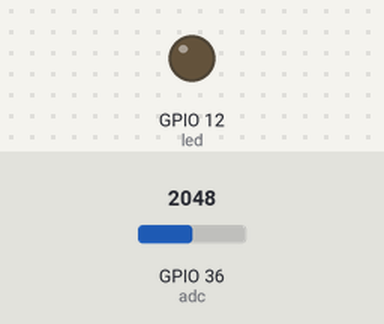
Bench run of a program on a simulated ESP32 board running MicroPython. Shown: output pins drawn as LEDs (lit = HIGH). The inputs (shaded band) are chosen by the test bench; at power-on: GPIO 36 (adc) = 2048 (analog values on the 0–4095 scale).

Above: at 1.2 s.
1.3 s: GPIO 36 (adc) set to 3153
2.8 s: GPIO 36 (adc) set to 3243
At 3.3 s:
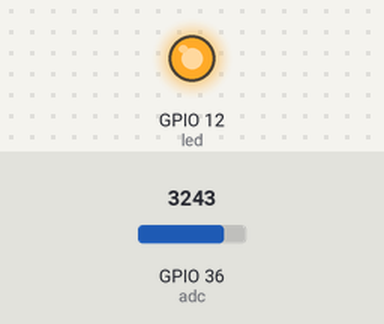
4.3 s: GPIO 36 (adc) set to 2866
At 5.5 s:
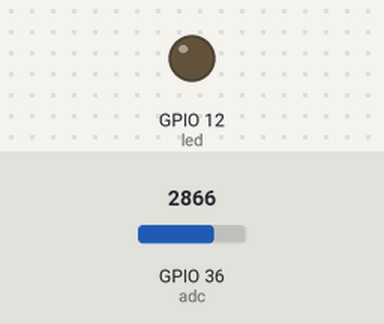
5.8 s: GPIO 36 (adc) set to 3603
At 6.8 s:
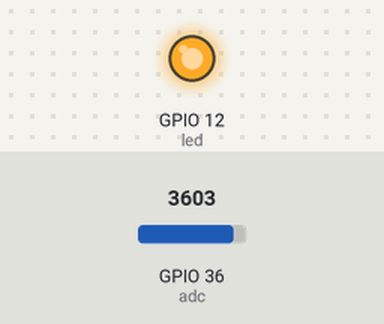
Timing chart, 0 to 8.3 s (numbered marks = the images above; inputs shaded):
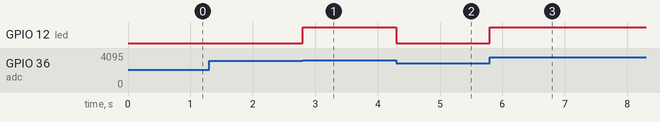

The program:

Q4-lumiere_led.py
```python
"""
analog read
"""
from machine import Pin, ADC
from time import sleep

adc = ADC(Pin(36))
adc.atten(ADC.ATTN_11DB)    # set 11dB input attentuation (voltage range roughly 0.0v - 3.6v)
adc.width(ADC.WIDTH_9BIT)   # set 9 bit return values (returned range 0-511)

led = Pin(12,Pin.OUT)

while True:
    valeur=adc.read()
    if valeur>401:
         led.on()
    else:
        led.off()
```

Measured:
- the behaviour switches between 3217 and 3218 on GPIO 36 (adc) (found by bisection; images 0 and 1)
- after the input at 1.3 s, every drawn part: stays the same
- after the input at 2.8 s, GPIO 12 (led): LOW → HIGH at once
- after the input at 4.3 s, GPIO 12 (led): HIGH → LOW at once
- after the input at 5.8 s, GPIO 12 (led): LOW → HIGH at once
